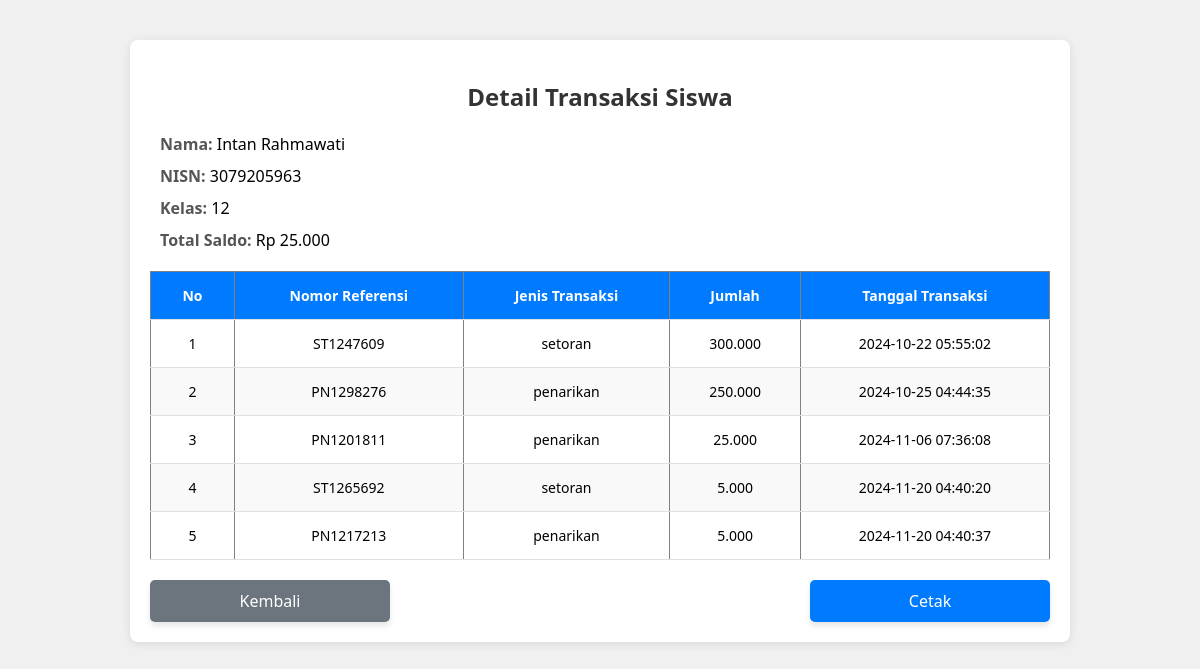
Page /detail_siswa.php?id_siswa=7 on the committed database.
### tables this page shows
CREATE TABLE `siswa` (
  `id_siswa` int(11) NOT NULL,
  `nama_siswa` varchar(250) NOT NULL,
  `kelas` varchar(10) NOT NULL,
  `nisn` varchar(20) DEFAULT NULL,
  `password` varchar(255) NOT NULL,
  `jurusan` varchar(50) DEFAULT NULL
);

CREATE TABLE `transaksi_tabungan` (
  `id_transaksi` int(20) NOT NULL,
  `id_siswa` int(20) NOT NULL,
  `jenis_transaksi` enum('setoran','penarikan') NOT NULL,
  `jumlah` decimal(10,2) NOT NULL,
  `tanggal_transaksi` timestamp NOT NULL DEFAULT current_timestamp() ON UPDATE current_timestamp(),
  `nomor_referensi` varchar(20) DEFAULT NULL
);

### detail_siswa.php (the view, shortened to what this page needs)
<?php
require 'koneksi.php';
$id_siswa = isset($_GET['id_siswa']) ? $_GET['id_siswa'] : null;
$sql_detail = "
    SELECT
        jenis_transaksi,
        jumlah,
        tanggal_transaksi,
        nomor_referensi  -- Ambil nomor referensi
    FROM transaksi_tabungan
    WHERE id_siswa = ?
";
$stmt = $koneksi->prepare($sql_detail);
$stmt->bind_param("i", $id_siswa);
$stmt->execute();
$result_detail = $stmt->get_result();
$sql_siswa = "
    SELECT
        nama_siswa,
        nisn,
        kelas
    FROM siswa
    WHERE id_siswa = ?
";
$stmt_siswa = $koneksi->prepare($sql_siswa);
$stmt_siswa->bind_param("i", $id_siswa);
$stmt_siswa->execute();
$result_siswa = $stmt_siswa->get_result();
$siswa = $result_siswa->fetch_assoc();
$sql_saldo = "
    SELECT
        COALESCE(SUM(CASE WHEN jenis_transaksi = 'setoran' THEN jumlah ELSE 0 END) -
                 SUM(CASE WHEN jenis_transaksi = 'penarikan' THEN jumlah ELSE 0 END), 0) AS saldo
    FROM transaksi_tabungan
    WHERE id_siswa = ?
";
$stmt_saldo = $koneksi->prepare($sql_saldo);
$stmt_saldo->bind_param("i", $id_siswa);
$stmt_saldo->execute();
$result_saldo = $stmt_saldo->get_result();
$saldo = $result_saldo->fetch_assoc();
?>
<!DOCTYPE html>
<html lang="id">
<head>
</head>
<body>
    <div class="container">
        <h2>Detail Transaksi Siswa</h2>
        <div class="info">
            <div><strong>Nama:</strong> <?php echo htmlspecialchars($siswa['nama_siswa']); ?></div>
            <div><strong>NISN:</strong> <?php echo htmlspecialchars($siswa['nisn']); ?></div>
            <div><strong>Kelas:</strong> <?php echo htmlspecialchars($siswa['kelas']); ?></div>
            <div><strong>Total Saldo:</strong> Rp <?php echo number_format($saldo['saldo'], 0, ',', '.'); ?></div>
        </div>
        <table border="1" cellpadding="10" cellspacing="0">
            <thead>
                <tr>
                    <th>No</th>
                    <th>Nomor Referensi</th>
                    <th>Jenis Transaksi</th>
                    <th>Jumlah</th>
                    <th>Tanggal Transaksi</th>
                </tr>
            </thead>
            <tbody>
                <?php if ($result_detail->num_rows > 0) { ?>
                    <?php $no = 1; ?>
                    <?php while ($row_detail = $result_detail->fetch_assoc()) { ?>
                        <tr>
                            <td><?php echo $no++; ?></td>
                            <td><?php echo htmlspecialchars($row_detail['nomor_referensi']); ?></td>
                            <td><?php echo htmlspecialchars($row_detail['jenis_transaksi']); ?></td>
                            <td><?php echo number_format($row_detail['jumlah'], 0, ',', '.'); ?></td>
                            <td><?php echo htmlspecialchars($row_detail['tanggal_transaksi']); ?></td>
                        </tr>
                    <?php } ?>
                <?php } else { ?>
                    <tr>
                        <td colspan="5">Tidak ada data transaksi untuk siswa ini.</td>
                    </tr>
                <?php } ?>
            </tbody>
        </table>
        <div class="clearfix">
            <div class="back-container">
                <a href="admin.php?page=tabungan" class="back-link">Kembali</a>
            </div>
            <div class="print-container">
                <a href="javascript:window.print()" class="print-link">Cetak</a>
            </div>
        </div>
    </div>
</body>
</html>

### detail_siswa.php (style rules this page uses)
body { font-family: 'Segoe UI', Tahoma, Geneva, Verdana, sans-serif; background-color: #f0f0f0; margin: 0; padding: 0; }
.container { max-width: 900px; margin: 40px auto; padding: 20px; background-color: #fff; box-shadow: 0 2px 10px rgba(0, 0, 0, 0.1); border-radius: 8px; }
h2 { text-align: center; color: #333; font-size: 24px; }
.info { margin-bottom: 20px; padding: 0 10px; }
.info div { margin-bottom: 10px; }
.info strong { color: #555; }
table { width: 100%; border-collapse: collapse; margin-top: 20px; }
table th, table td { padding: 14px 18px; border-bottom: 1px solid #e0e0e0; }
table th { background-color: #007bff; color: white; text-align: center; font-size: 14px; }
table td { font-size: 14px; text-align: center; }
table tr:nth-child(even) { background-color: #f9f9f9; }
.clearfix { margin-top: 20px; }
.back-container, .print-container { margin-top: 20px; }
.back-link, .print-link { display: inline-block; width: 200px; padding: 10px 20px; color: #fff; text-decoration: none; border-radius: 5px; text-align: center; font-size: 16px; box-shadow: 0 4px 6px rgba(0, 0, 0, 0.1); transition: background-color 0.3s ease, box-shadow 0.3s ease; }
.back-link { background-color: #6c757d; float: left; }
.print-link { background-color: #007bff; float: right; }
.clearfix::after { content: ""; display: table; clear: both; }

### rows in the picture
siswa: nama_siswa "Intan Rahmawati", nisn "3079205963", kelas "12"
transaksi_tabungan: nomor_referensi "ST1247609", jenis_transaksi "setoran", jumlah "300.000", tanggal_transaksi "2024-10-22 05:55:02"
transaksi_tabungan: nomor_referensi "PN1298276", jenis_transaksi "penarikan", jumlah "250.000", tanggal_transaksi "2024-10-25 04:44:35"
transaksi_tabungan: nomor_referensi "PN1201811", jenis_transaksi "penarikan", jumlah "25.000", tanggal_transaksi "2024-11-06 07:36:08"
transaksi_tabungan: nomor_referensi "ST1265692", jenis_transaksi "setoran", jumlah "5.000", tanggal_transaksi "2024-11-20 04:40:20"
transaksi_tabungan: nomor_referensi "PN1217213", jenis_transaksi "penarikan", jumlah "5.000", tanggal_transaksi "2024-11-20 04:40:37"

### other values in the picture
$saldo['saldo'] "25.000"
